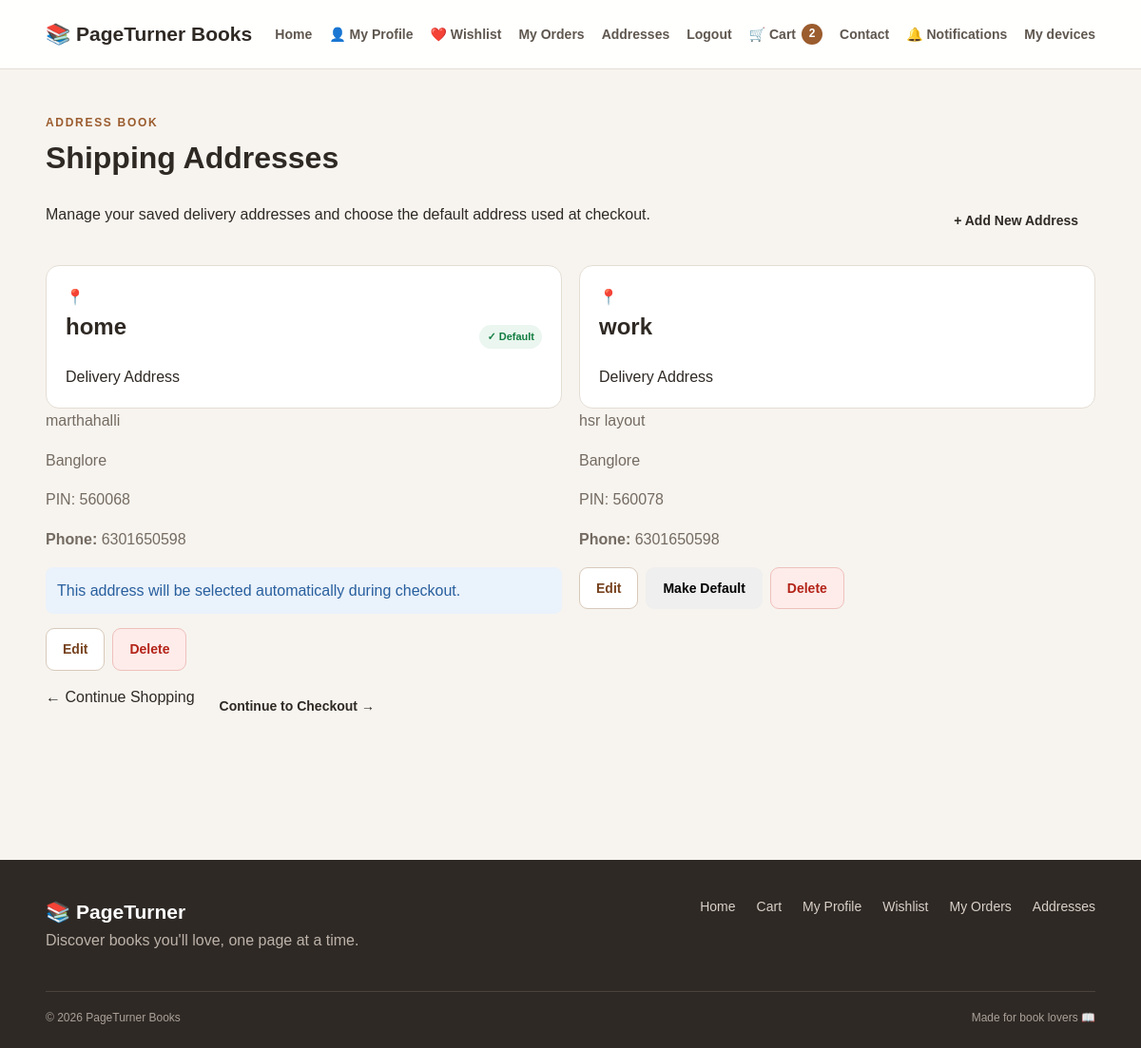
Page /addresses (signed in) on the committed database.
### tables this page shows
CREATE TABLE addresses (
                    id INTEGER PRIMARY KEY AUTOINCREMENT,

                    user_id INTEGER NOT NULL,

                    label TEXT NOT NULL,

                    line1 TEXT NOT NULL,

                    city TEXT NOT NULL,

                    pincode TEXT NOT NULL,

                    is_default INTEGER NOT NULL DEFAULT 0
                        CHECK (
                            is_default IN (0, 1)
                        ), phone TEXT, created_at TEXT,

                    FOREIGN KEY (user_id)
                        REFERENCES users(id)
                        ON DELETE CASCADE
                );

### shop.py (the view)
@shop_bp.route("/addresses", methods=["GET"])
@login_required
def addresses():
    db = get_db()
    user_id = session.get("user_id")
    if not user_id:
        flash("Please log in to view your addresses.", "error")
        return redirect(url_for("auth.login"))
    user = db.execute(
        "SELECT id FROM users WHERE id = ?",
        (user_id,)
    ).fetchone()
    if not user:
        flash("User account not found. Please log in again.", "error")
        return redirect(url_for("auth.login"))
    saved_addresses = db.execute(
        """
        SELECT
            id,
            user_id,
            label,
            line1,
            city,
            pincode,
            phone,
            is_default
        FROM addresses
        WHERE user_id = ?
        ORDER BY is_default DESC, id DESC
        """,
        (user["id"],),
    ).fetchall()
    return render_template(
        "addresses.html",
        addresses=saved_addresses,
    )

### db.py (called while the page is built)
def get_db():
    if "db" not in g:
        g.db = sqlite3.connect(
            current_app.config["DATABASE"],
            timeout=10
        )
        g.db.row_factory = sqlite3.Row
        g.db.execute(
            "PRAGMA foreign_keys = ON"
        )
        g.db.execute(
            "PRAGMA busy_timeout = 10000"
        )
    return g.db

### extras.py (called while the page is built)
def _hash_token(token):
    return hashlib.sha256(token.encode('utf-8')).hexdigest()

### security.py (called while the page is built, shortened)
def generate_csrf_token():
    token = session.get(CSRF_SESSION_KEY)
    if not token:
        token = secrets.token_urlsafe(32)
        session[CSRF_SESSION_KEY] = token
    return token

def install_csrf_protection(app):
    app.jinja_env.globals["csrf_token"] = generate_csrf_token
    @app.before_request
    def csrf_before_request():
        if request.method == "POST":
            validate_csrf_token()

def current_user():
    user_id = session.get("user_id")
    if not user_id:
        return None
    db = get_db()
    return db.execute(
        """
        SELECT
            id,
            name,
            email,
            role
        FROM users
        WHERE id = ?
        """,
        (user_id,),
    ).fetchone()

def login_required(view):
    @wraps(view)
    def wrapped_view(*args, **kwargs):
        user = current_user()
        return view(*args, **kwargs)
    return wrapped_view

### templates/addresses.html (shortened to what this page needs)
{% extends "base.html" %}
{% block content %}
<div class="address-page">
    <div class="address-container">
        <div class="address-page-header">
            <div>
                <span class="address-eyebrow">
                    ADDRESS BOOK
                </span>
                <h1>
                    Shipping Addresses
                </h1>
                <p>
                    Manage your saved delivery addresses and
                    choose the default address used at checkout.
                </p>
            </div>
            <a
                href="{{ url_for('shop.add_address') }}"
                class="address-add-btn"
            >
                + Add New Address
            </a>
        </div>
        {% if addresses %}
            <div class="address-grid">
                {% for address in addresses %}
                    <article
                        class="address-card
                        {% if address['is_default'] %}
                            address-card-default
                        {% endif %}"
                    >
                        <div class="address-card-top">
                            <div class="address-icon">
                                📍
                            </div>
                            <div class="address-title-area">
                                <div class="address-title-row">
                                    <h2>
                                        {{ address["label"] }}
                                    </h2>
                                    {% if address["is_default"] %}
                                        <span class="address-default-badge">
                                            ✓ Default
                                        </span>
                                    {% endif %}
                                </div>
                                <span class="address-delivery-label">
                                    Delivery Address
                                </span>
                            </div>
                        </div>
                        <div class="address-details">
                            <p>
                                {{ address["line1"] }}
                            </p>
                            <p>
                                {{ address["city"] }}
                            </p>
                            <p class="address-pincode">
                                PIN: {{ address["pincode"] }}
                            </p>
                            {% if address["phone"] %}
                                <p class="address-phone">
                                    <strong>Phone:</strong>
                                    {{ address["phone"] }}
                                </p>
                            {% else %}
                                <p class="address-phone address-phone-missing">
                                    <strong>Phone:</strong>
                                    Not added
                                </p>
                            {% endif %}
                        </div>
                        {% if address["is_default"] %}
                            <div class="address-default-info">
                                This address will be selected
                                automatically during checkout.
                            </div>
                        {% endif %}
                        <div class="address-actions">
                            <a
                                href="{{ url_for(
                                    'shop.edit_address',
                                    address_id=address['id']
                                ) }}"
                                class="address-edit-btn"
                            >
                                Edit
                            </a>
                            {% if not address["is_default"] %}
                                <form
                                    method="POST"
                                    action="{{ url_for(
                                        'shop.set_default_address',
                                        address_id=address['id']
                                    ) }}"
                                >
                                    <button
                                        type="submit"
                                        class="address-default-btn"
                                    >
                                        Make Default
                                    </button>
                                </form>
                            {% endif %}
                            <form
                                method="POST"
                                action="{{ url_for(
                                    'shop.delete_address',
                                    address_id=address['id']
                                ) }}"
                                onsubmit="return confirm(
                                    'Are you sure you want to delete this address?'
                                );"
                            >
                                <button
                                    type="submit"
                                    class="address-delete-btn"
                                >
                                    Delete
                                </button>
                            </form>
                        </div>
                    </article>
                {% endfor %}
            </div>
            <div class="address-footer">
                <a
                    href="{{ url_for('shop.home') }}"
                    class="address-secondary-link"
                >
                    ← Continue Shopping
                </a>
                <a
                    href="{{ url_for('shop.checkout') }}"
                    class="address-checkout-btn"
                >
                    Continue to Checkout →
                </a>
            </div>
        {% endif %}
    </div>
</div>
{% endblock %}

### rows in the picture
addresses: label "home", is_default "✓ Default", line1 "marthahalli", city "Banglore", pincode "560068", phone "6301650598", shows "This address will be selected automatically during checkout."
addresses: label "work", line1 "hsr layout", city "Banglore", pincode "560078", phone "6301650598"

### other values in the picture
{{ cart_count|default(0) }} "2"
{{ current_year|default(2026) }} "2026"
